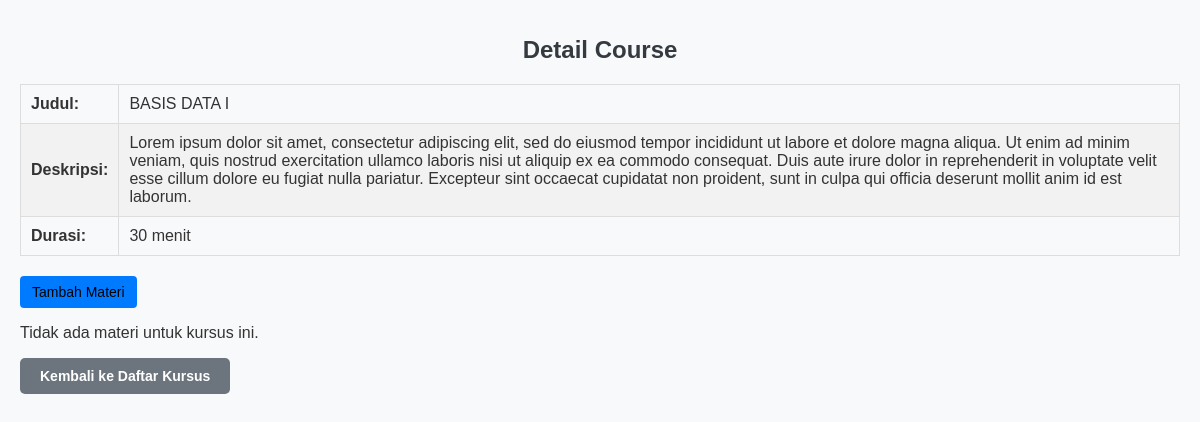
/course_details.php?id=6, run on the app's committed database.
### tables this page shows
CREATE TABLE `courses` (
  `id` int(11) NOT NULL,
  `title` varchar(255) NOT NULL,
  `description` text DEFAULT NULL,
  `duration` varchar(100) DEFAULT NULL
);

### course_details.php (the view, shortened to what this page needs)
<?php
include 'db/connection.php';
if (isset($_GET['id'])) {
    $course_id = $_GET['id'];
    $course_sql = "SELECT * FROM courses WHERE id = '$course_id'";
    $course_result = $conn->query($course_sql);
    if ($course_result && $course_result->num_rows > 0) {
        $course = $course_result->fetch_assoc();
    } else {
        echo "Kursus tidak ditemukan atau query gagal.";
        exit;
    }
    $materials_sql = "SELECT * FROM materials WHERE course_id = '$course_id'";
    $materials_result = $conn->query($materials_sql);
} else {
    echo "ID kursus tidak ditemukan.";
    exit;
}
?>
<!DOCTYPE html>
<html lang="en">
<head>
    <link rel="stylesheet" href="css/style.css">
</head>
<body>
    <div class="course-details">
        <h1>Detail Course</h1>
        <div class="course-info">
            <table>
                <tr>
                    <td><strong>Judul:</strong></td>
                    <td><?= isset($course['title']) ? htmlspecialchars($course['title']) : 'N/A' ?></td>
                </tr>
                <tr>
                    <td><strong>Deskripsi:</strong></td>
                    <td><?= isset($course['description']) ? htmlspecialchars($course['description']) : 'N/A' ?></td>
                </tr>
                <tr>
                    <td><strong>Durasi:</strong></td>
                    <td><?= isset($course['duration']) ? htmlspecialchars($course['duration']) : 'N/A' ?> menit</td>
                </tr>
            </table>
        </div>
        <a href="add_material.php?course_id=<?= $course['id'] ?>" class="btn btn-blue">Tambah Materi</a>
        <?php if ($materials_result && $materials_result->num_rows > 0): ?>
            <table class="material-table">
                <thead>
                    <tr>
                        <th>Judul</th>
                        <th>Deskripsi</th>
                        <th>Link Materi</th>
                        <th>Aksi</th>
                    </tr>
                </thead>
                <tbody>
                    <?php while ($material = $materials_result->fetch_assoc()): ?>
                        <tr>
                            <td><?= htmlspecialchars($material['title']) ?></td>
                            <td><?= htmlspecialchars($material['description']) ?></td>
                            <td><a href="<?= htmlspecialchars($material['embed_link']) ?>" class="btn btn-blue" target="_blank">Lihat Materi</a></td>
                            <td>
                                <a href="edit_material.php?id=<?= $material['id'] ?>" class="btn btn-edit">Edit</a> |
                                <a href="delete_material.php?id=<?= $material['id'] ?>&course_id=<?= $course['id'] ?>" class="btn btn-delete" onclick="return confirmDelete('<?= addslashes($material['title']) ?>')">Hapus</a>
                            </td>
                        </tr>
                    <?php endwhile; ?>
                </tbody>
            </table>
        <?php else: ?>
            <p>Tidak ada materi untuk kursus ini.</p>
        <?php endif; ?>
        <a href="index.php" class="btn back-button">Kembali ke Daftar Kursus</a>
    </div>
</body>
</html>

### css/style.css (style rules this page uses)
.btn { padding: 8px 12px; color: #000; text-decoration: none; border-radius: 4px; display: inline-block; font-size: 14px; text-align: center; }
.btn-blue { background-color: #007bff; color: #000; }
body { font-family: Arial, sans-serif; background-color: #f4f4f4; color: #333; margin: 0; padding: 20px; }
h1 { text-align: center; color: #0056b3; margin-bottom: 20px; }
table { width: 100%; border-collapse: collapse; margin-bottom: 20px; }
table, th, td { border: 1px solid #ddd; }
th, td { padding: 10px; text-align: left; }
tr:nth-child(even) { background-color: #f2f2f2; }
a { color: #0056b3; text-decoration: none; }
h1, h2, h3 { text-align: center; color: #0056b3; }
h1 { text-align: center; margin-bottom: 20px; color: #0056b3; }
body { font-family: Arial, sans-serif; margin: 20px; }
h1 { text-align: center; color: #333; }
body { font-family: Arial, sans-serif; background-color: #f8f9fa; margin: 0; padding: 20px; }
h1 { font-size: 24px; margin-bottom: 20px; color: #343a40; }
.back-button { display: inline-block; padding: 10px 20px; margin-bottom: 20px; background-color: #6c757d; color: white; text-decoration: none; border-radius: 5px; font-weight: bold; }

### data on the page
courses: title "BASIS DATA I", description "Lorem ipsum dolor sit amet, consectetur adipiscing elit, sed do eiusmod tempor incididunt ut labore et dolore magna aliqua. Ut enim ad minim veniam, quis nostrud exercitation ullamco laboris nisi ut aliquip ex ea commodo consequat. Duis aute irure dolor in reprehenderit in voluptate velit esse cillum dolore eu fugiat nulla pariatur. Excepteur sint occaecat cupidatat non proident, sunt in culpa qui officia deserunt mollit anim id est laborum.", duration "30"
